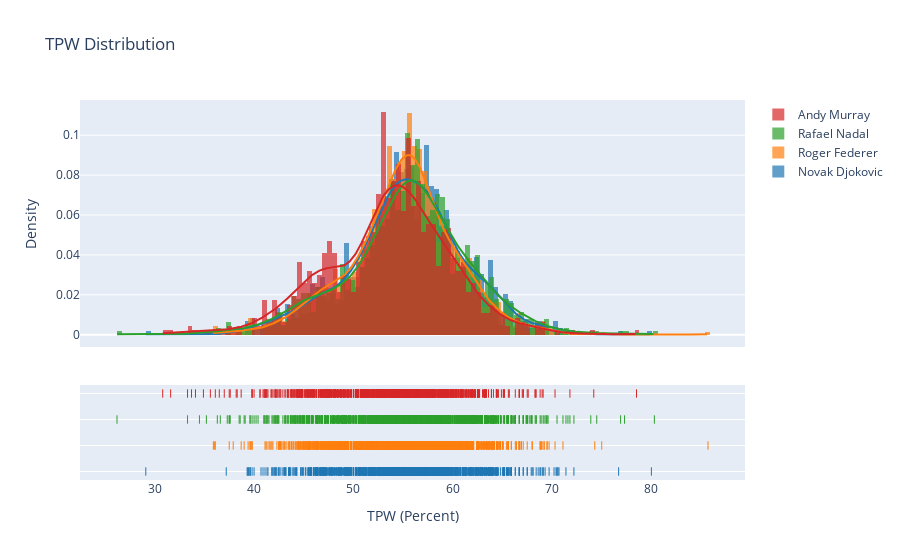

The cell this chart's notebook holds for it:
### Code cell
# TPW
TPW_data = [nd["TPW"][~np.isnan(nd['TPW'])], rf["TPW"][~np.isnan(rf['TPW'])], rn["TPW"][~np.isnan(rn['TPW'])], am["TPW"][~np.isnan(am['TPW'])]]
TPW_labels = ['Novak Djokovic', 'Roger Federer', 'Rafael Nadal', 'Andy Murray']
fig = ff.create_distplot(TPW_data, TPW_labels, bin_size = .5)
fig.update_layout(title_text = 'TPW Distribution',
                    xaxis_title = "TPW (Percent)",
                    yaxis_title = "Density"
                    )
fig.show()

### Figure 1 — Plotly figure (JSON) as saved in the notebook; plotly's stock layout.template omitted (floating-point values rounded to 4 significant figures; data arrays with more than 128 entries replaced by an {"elided": "..."} marker saying what was removed)
{"data": [{"autobinx": false, "histnorm": "probability density", "legendgroup": "Novak Djokovic", "marker": {"color": "rgb(31, 119, 180)"}, "name": "Novak Djokovic", "opacity": 0.7, "type": "histogram", "x": {"elided": "1180 float values"}, "xaxis": "x", "xbins": {"end": 80, "size": 0.5, "start": 29.1}, "yaxis": "y"}, {"autobinx": false, "histnorm": "probability density", "legendgroup": "Roger Federer", "marker": {"color": "rgb(255, 127, 14)"}, "name": "Roger Federer", "opacity": 0.7, "type": "histogram", "x": {"elided": "1458 float values"}, "xaxis": "x", "xbins": {"end": 85.7, "size": 0.5, "start": 35.9}, "yaxis": "y"}, {"autobinx": false, "histnorm": "probability density", "legendgroup": "Rafael Nadal", "marker": {"color": "rgb(44, 160, 44)"}, "name": "Rafael Nadal", "opacity": 0.7, "type": "histogram", "x": {"elided": "1246 float values"}, "xaxis": "x", "xbins": {"end": 80.3, "size": 0.5, "start": 26.2}, "yaxis": "y"}, {"autobinx": false, "histnorm": "probability density", "legendgroup": "Andy Murray", "marker": {"color": "rgb(214, 39, 40)"}, "name": "Andy Murray", "opacity": 0.7, "type": "histogram", "x": {"elided": "933 float values"}, "xaxis": "x", "xbins": {"end": 78.5, "size": 0.5, "start": 30.8}, "yaxis": "y"}, {"legendgroup": "Novak Djokovic", "marker": {"color": "rgb(31, 119, 180)"}, "mode": "lines", "name": "Novak Djokovic", "showlegend": false, "type": "scatter", "x": {"elided": "500 float values"}, "xaxis": "x", "y": {"elided": "500 float values"}, "yaxis": "y"}, {"legendgroup": "Roger Federer", "marker": {"color": "rgb(255, 127, 14)"}, "mode": "lines", "name": "Roger Federer", "showlegend": false, "type": "scatter", "x": {"elided": "500 float values"}, "xaxis": "x", "y": {"elided": "500 float values"}, "yaxis": "y"}, {"legendgroup": "Rafael Nadal", "marker": {"color": "rgb(44, 160, 44)"}, "mode": "lines", "name": "Rafael Nadal", "showlegend": false, "type": "scatter", "x": {"elided": "500 float values"}, "xaxis": "x", "y": {"elided": "500 float values"}, "yaxis": "y"}, {"legendgroup": "Andy Murray", "marker": {"color": "rgb(214, 39, 40)"}, "mode": "lines", "name": "Andy Murray", "showlegend": false, "type": "scatter", "x": {"elided": "500 float values"}, "xaxis": "x", "y": {"elided": "500 float values"}, "yaxis": "y"}, {"legendgroup": "Novak Djokovic", "marker": {"color": "rgb(31, 119, 180)", "symbol": "line-ns-open"}, "mode": "markers", "name": "Novak Djokovic", "showlegend": false, "type": "scatter", "x": {"elided": "1180 float values"}, "xaxis": "x", "y": {"elided": "1180 str values"}, "yaxis": "y2"}, {"legendgroup": "Roger Federer", "marker": {"color": "rgb(255, 127, 14)", "symbol": "line-ns-open"}, "mode": "markers", "name": "Roger Federer", "showlegend": false, "type": "scatter", "x": {"elided": "1458 float values"}, "xaxis": "x", "y": {"elided": "1458 str values"}, "yaxis": "y2"}, {"legendgroup": "Rafael Nadal", "marker": {"color": "rgb(44, 160, 44)", "symbol": "line-ns-open"}, "mode": "markers", "name": "Rafael Nadal", "showlegend": false, "type": "scatter", "x": {"elided": "1246 float values"}, "xaxis": "x", "y": {"elided": "1246 str values"}, "yaxis": "y2"}, {"legendgroup": "Andy Murray", "marker": {"color": "rgb(214, 39, 40)", "symbol": "line-ns-open"}, "mode": "markers", "name": "Andy Murray", "showlegend": false, "type": "scatter", "x": {"elided": "933 float values"}, "xaxis": "x", "y": {"elided": "933 str values"}, "yaxis": "y2"}], "layout": {"barmode": "overlay", "hovermode": "closest", "legend": {"traceorder": "reversed"}, "title": {"text": "TPW Distribution"}, "xaxis": {"anchor": "y2", "domain": [0, 1], "title": {"text": "TPW (Percent)"}, "zeroline": false}, "yaxis": {"anchor": "free", "domain": [0.35, 1], "position": 0, "title": {"text": "Density"}}, "yaxis2": {"anchor": "x", "domain": [0, 0.25], "dtick": 1, "showticklabels": false}}}
